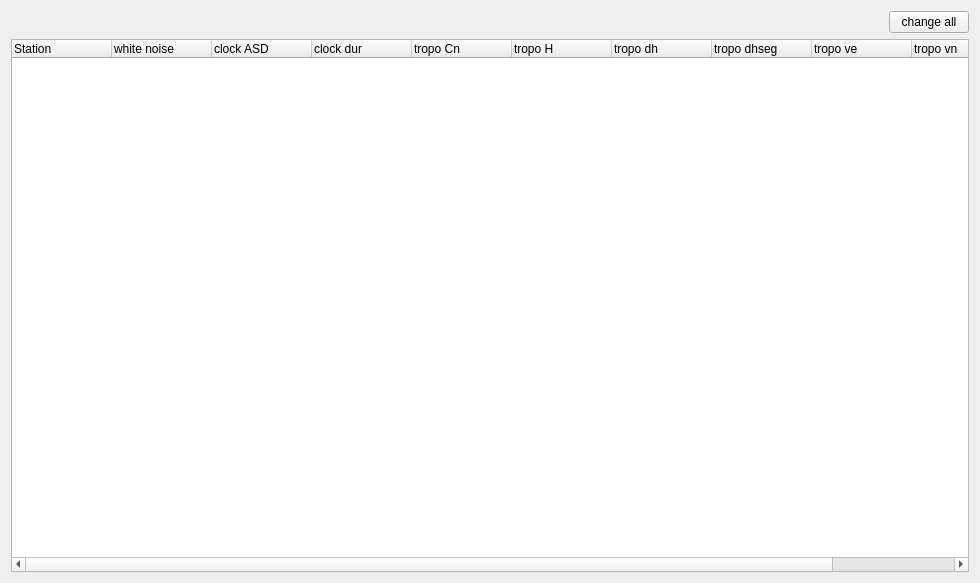
<?xml version="1.0" encoding="UTF-8"?>
<ui version="4.0">
 <class>Simulator</class>
 <widget class="QWidget" name="Simulator">
  <property name="geometry">
   <rect>
    <x>0</x>
    <y>0</y>
    <width>980</width>
    <height>583</height>
   </rect>
  </property>
  <property name="windowTitle">
   <string>Form</string>
  </property>
  <property name="whatsThis">
   <string>&lt;html&gt;&lt;head/&gt;&lt;body&gt;&lt;p&gt;&lt;span style=&quot; font-weight:600;&quot;&gt;- white noise: &lt;/span&gt;standard deviation of gaussian distributed noise in [picoseconds] &lt;/p&gt;&lt;p&gt;&lt;span style=&quot; font-weight:600;&quot;&gt;- clock ASD:&lt;/span&gt; Allan standard deviation of clock accuracy in [picoseconds]&lt;/p&gt;&lt;p&gt;&lt;span style=&quot; font-weight:600;&quot;&gt;- clock dur:&lt;/span&gt; equivalent time of clock ASD in [minutes]&lt;/p&gt;&lt;p&gt;&lt;span style=&quot; font-weight:600;&quot;&gt;- tropo Cn:&lt;/span&gt; tropospheric turbolence parameter in [10^-7 m^-1/3] &lt;/p&gt;&lt;p&gt;&lt;span style=&quot; font-weight:600;&quot;&gt;- tropo H:&lt;/span&gt; troposhperic height in [meters]&lt;/p&gt;&lt;p&gt;&lt;span style=&quot; font-weight:600;&quot;&gt;- tropo dh:&lt;/span&gt; tropospheric height increment in [meters]&lt;/p&gt;&lt;p&gt;&lt;span style=&quot; font-weight:600;&quot;&gt;- tropo dhseg:&lt;/span&gt; tropospheric time increment in [hours]&lt;/p&gt;&lt;p&gt;&lt;span style=&quot; font-weight:600;&quot;&gt;- tropo wzd0:&lt;/span&gt; additional constant wet zenith delay in [millimeters]&lt;/p&gt;&lt;p&gt;&lt;span style=&quot; font-weight:600;&quot;&gt;- tropo ve:&lt;/span&gt; wind velocity towards eastern direction in [meters/second]&lt;/p&gt;&lt;p&gt;&lt;span style=&quot; font-weight:600;&quot;&gt;- tropo vn:&lt;/span&gt; wind velocity towards northern direction in [meters/second]&lt;/p&gt;&lt;/body&gt;&lt;/html&gt;</string>
  </property>
  <layout class="QVBoxLayout" name="verticalLayout">
   <item>
    <layout class="QHBoxLayout" name="horizontalLayout">
     <item>
      <spacer name="horizontalSpacer">
       <property name="orientation">
        <enum>Qt::Horizontal</enum>
       </property>
       <property name="sizeHint" stdset="0">
        <size>
         <width>40</width>
         <height>20</height>
        </size>
       </property>
      </spacer>
     </item>
     <item>
      <widget class="QPushButton" name="pushButton_changeAll">
       <property name="text">
        <string>change all</string>
       </property>
      </widget>
     </item>
    </layout>
   </item>
   <item>
    <widget class="QTreeWidget" name="treeWidget_simpara">
     <column>
      <property name="text">
       <string>Station</string>
      </property>
     </column>
     <column>
      <property name="text">
       <string>white noise</string>
      </property>
     </column>
     <column>
      <property name="text">
       <string>clock ASD</string>
      </property>
     </column>
     <column>
      <property name="text">
       <string>clock dur</string>
      </property>
     </column>
     <column>
      <property name="text">
       <string>tropo Cn</string>
      </property>
     </column>
     <column>
      <property name="text">
       <string>tropo H</string>
      </property>
     </column>
     <column>
      <property name="text">
       <string>tropo dh</string>
      </property>
     </column>
     <column>
      <property name="text">
       <string>tropo dhseg</string>
      </property>
     </column>
     <column>
      <property name="text">
       <string>tropo ve</string>
      </property>
     </column>
     <column>
      <property name="text">
       <string>tropo vn</string>
      </property>
     </column>
     <column>
      <property name="text">
       <string>tropo wzd0</string>
      </property>
     </column>
    </widget>
   </item>
  </layout>
 </widget>
 <resources/>
 <connections/>
</ui>
